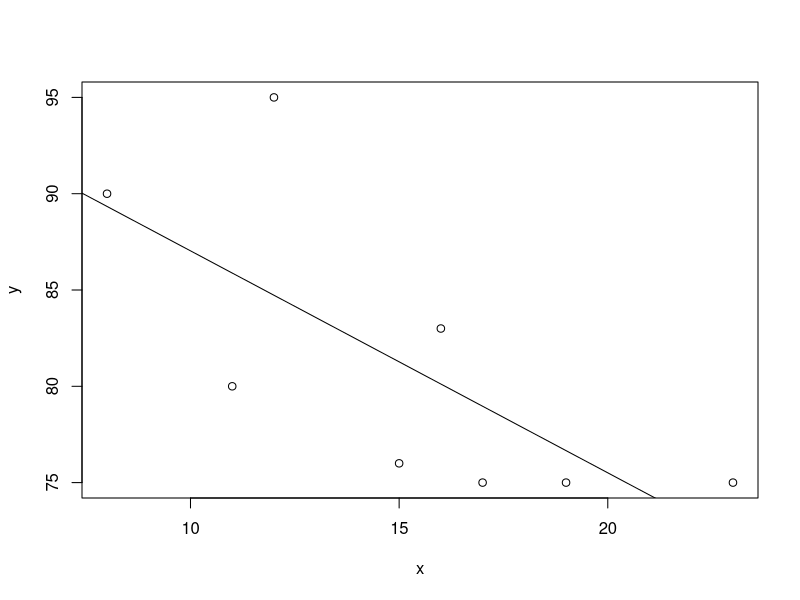

Write R code to recreate this figure.
## ---- chunk 1
knitr::opts_chunk$set(echo = TRUE)
## ---- chunk 2
x<- c(12, 15, 11, 19, 8, 17, 16, 23)
y<- c(95, 76, 80, 75, 90, 75, 83, 75)
## ---- chunk 3
n = length(x)
## ---- chunk 4
Syy = sum(y*y) - sum(y)^2/n
Sxx = sum(x*x) - sum(x)^2/n
Sxy = sum(x*y) - sum(x) * sum(y) /n
## ---- chunk 5
Sxx
Sxy
Syy
## ---- chunk 6
Sxx = sum((x-mean(x))^2)
Sxy = sum((x-mean(x))*(y-mean(y)))
Syy = sum((y-mean(y))^2)
## ---- chunk 7
Sxx
Sxy
Syy
## ---- chunk 8
b1 = Sxy / Sxx
b1
## ---- chunk 9
b0 = mean(y) - b1 * mean(x)
b0
## ---- chunk 10
round(b1, 2)
round(b0, 2)
## ---- chunk 11
lm(y~x)
## ---- chunk 12
print(lm(y~x), 15)
## ---- chunk 13
plot(x,y)
abline(b0, b1)
## ---- chunk 14
b0 = round(b0, 2)
b1 = round(b1, 2)
## ---- chunk 15
b0
## ---- chunk 16
b1
## ---- chunk 17
b0 + 15 * b1
## ---- chunk 18
ceiling(b0 + 15 * b1)
